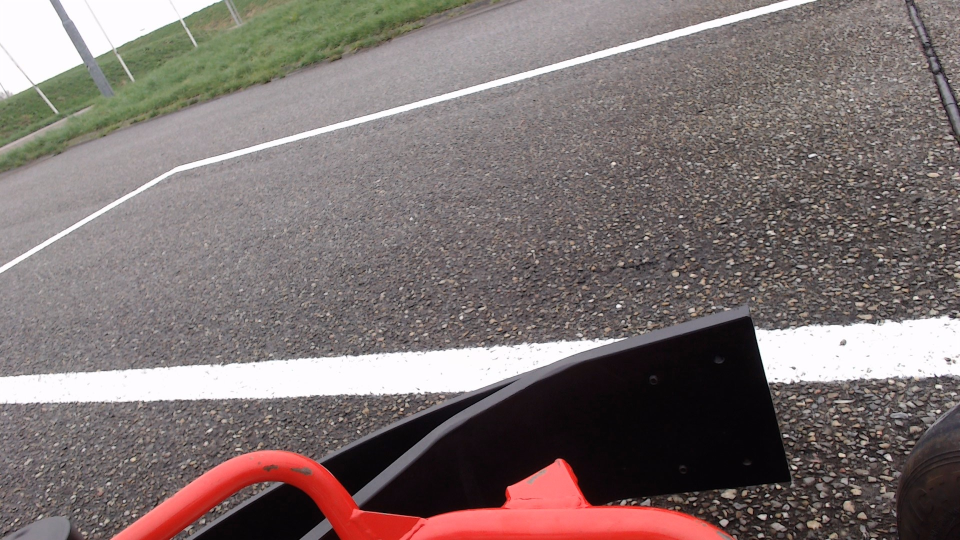
#> input picture src/Research/data/3.jpg, 1920 x 1080 px (shown at 1/2 size)
$ python line_detection.py
#> lines starting #> are read from the running program, lines starting #| are printed output that depends on the picture; after the words box and inside, x2 and y2 are one past the last pixel; in counts of white or black regions, pixels touching at a corner belong together
import cv2
import numpy as np


def resize_image(image, target_width, target_height) -> np.ndarray:
    """Resize an image to a target width and height.

    :param image: The image to resize.
    :param target_width: The target width.
    :param target_height: The target height.
    :return: The resized image.
    """

    resized_image = cv2.resize(image, (target_width, target_height))
    return resized_image

def detect_edges(image) -> np.ndarray:
    """Detect edges in an image.

    :param image: The image to detect edges in.
    :return: The image with edges detected.
    """

    blurred_image = cv2.GaussianBlur(image, (5, 5), 0)
    #perform a Gaussian blur on the image to reduce noise

    edges = cv2.Canny(blurred_image, 160, 255)  # --> Canny(image, low_threshold, high_threshold)
    cv2.imshow('Edges Detected', resize_image(edges, 1191, 591))
    cv2.waitKey(0)
    cv2.destroyAllWindows()
    return edges

def display_lines(image, lines) -> np.ndarray:
    """Display found lines on the image.

    :param image: The image to display the lines on.
    :param lines: The lines to display.
    :return: The image with the lines displayed.
    """

    line_image = np.zeros_like(image)
    if lines is not None:
        for line in lines:
            x1, y1, x2, y2 = line.reshape(4)
            cv2.line(line_image, (x1, y1), (x2, y2), (255, 0, 0), 10)
    return line_image

def detect_lanes(image) -> np.ndarray:
    """Detect lanes in an image.

    :param image: The image to detect lanes in.
    :return: The image with lanes detected.
    """

    edges = detect_edges(image)
    lines = cv2.HoughLinesP(edges, 3, np.pi / 180, threshold=80, minLineLength=30, maxLineGap=4)
    for line in lines:
        x1, y1, x2, y2 = line[0]
        cv2.line(image, (x1, y1), (x2, y2), (0, 255, 0), 2)
    return image

def filter_white(image) -> np.ndarray:
    """Filter white pixels from an image.

    :param image: The image to filter white pixels from.
    :return: The image with white pixels filtered.
    """

    hsv_image = cv2.cvtColor(image, cv2.COLOR_BGR2HSV)
    lower_white = np.array([0, 0, 200])
    upper_white = np.array([180, 30, 255])
    mask = cv2.inRange(hsv_image, lower_white, upper_white)
    white_filtered_image = cv2.bitwise_and(image, image, mask=mask)
    cv2.imshow('White filter', resize_image(white_filtered_image, 1191, 591))

    return white_filtered_image

def overlay_images(image1, image2, alpha) -> np.ndarray:
    """Overlay two images with a given alpha value.

    :param image1: The first image.
    :param image2: The second image.
    :param alpha: The alpha value.
    :return: The overlayed image.
    """

    image2_rescaled = cv2.resize(image2, (image1.shape[1], image1.shape[0]))
    overlay = cv2.addWeighted(image1, 1 - alpha, image2_rescaled, alpha, 0)

    return overlay

image = cv2.imread('data/3.jpg')
#> image is the input picture: shape (1080, 1920, 3); mean B, G, R 112.7, 114.2, 126.1
# Load the image
white_filtered_image = filter_white(resize_image(image, 1191, 591))
#> in resize_image, `resized_image = cv2.resize(image, (target_width, target_height))`:
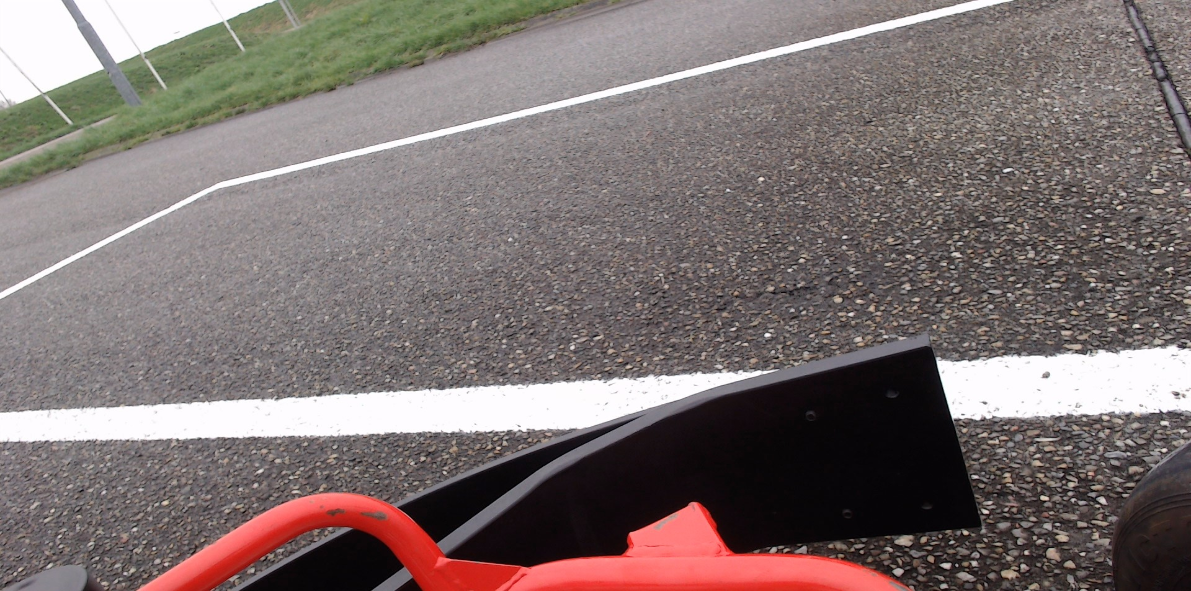
#> resized_image: shape (591, 1191, 3); mean B, G, R 112.6, 114.1, 125.9
#> in filter_white, `hsv_image = cv2.cvtColor(image, cv2.COLOR_BGR2HSV)`: hsv_image: shape (591, 1191, 3); mean H, S, V 92.4, 38.1, 127
#> in filter_white, `mask = cv2.inRange(hsv_image, lower_white, upper_white)`:
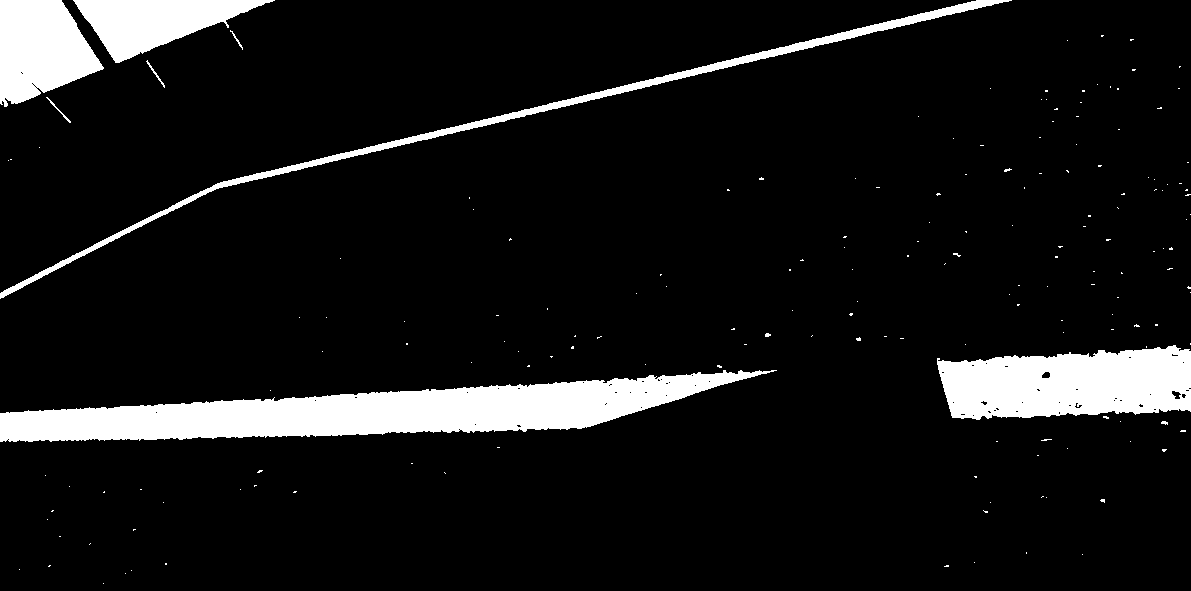
#> mask: shape (591, 1191); 9% white; 178 white regions (169 under 20 px), largest, box (x1, y1, x2, y2) and area: (0, 370, 777, 442) 26842, (937, 345, 1191, 420) 14761, (0, 0, 104, 107) 7789
# Filter the white pixels from the image

output_image = detect_lanes(white_filtered_image)
#> in detect_edges, `edges = cv2.Canny(blurred_image, 160, 255)`:
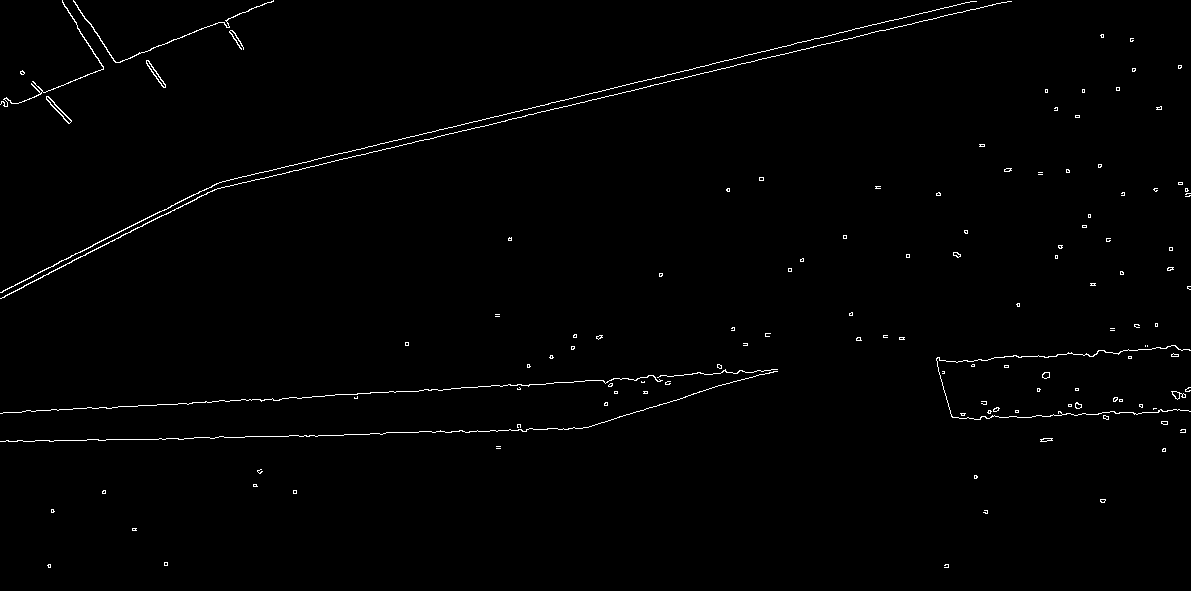
#> edges: shape (591, 1191); 0.95% white in thin lines or dots
#> in detect_lanes, `lines = cv2.HoughLinesP(edges, 3, np.pi / 180, threshold=80, minLineLe..`: lines = 33 rows, first 6: [112, 407, 192, 403], [477, 121, 761, 51], [214, 189, 411, 143], [588, 100, 736, 65], [98, 440, 178, 438], [464, 431, 557, 428]
#> the loop in detect_lanes, `for line in lines:` made 33 passes
#> (x1, y1, x2, y2) on passes 1 to 12: (112, 407, 192, 403), (477, 121, 761, 51), (214, 189, 411, 143), (588, 100, 736, 65), (98, 440, 178, 438), (464, 431, 557, 428), (451, 388, 490, 386), (17, 103, 103, 69), (293, 165, 473, 121), (883, 30, 971, 9), (1, 292, 206, 188), (4, 297, 114, 239)
#> after the loop in detect_lanes, `for line in lines:`:
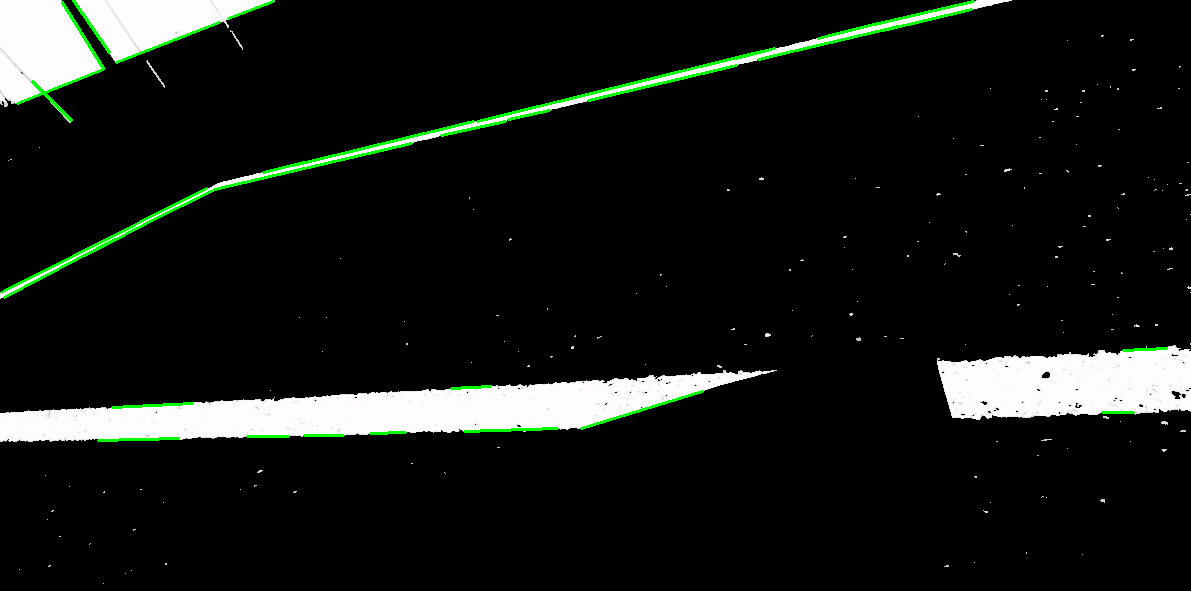
#> image: shape (591, 1191, 3); mean B, G, R 21, 23.9, 21
# Detect the lanes in the image


image1 = resize_image(image, 1191, 591)
image2 = output_image
alpha = 0.5
overlay = overlay_images(image1, image2, alpha)
#> in overlay_images, `overlay = cv2.addWeighted(image1, 1 - alpha, image2_rescaled, alpha, 0)`:
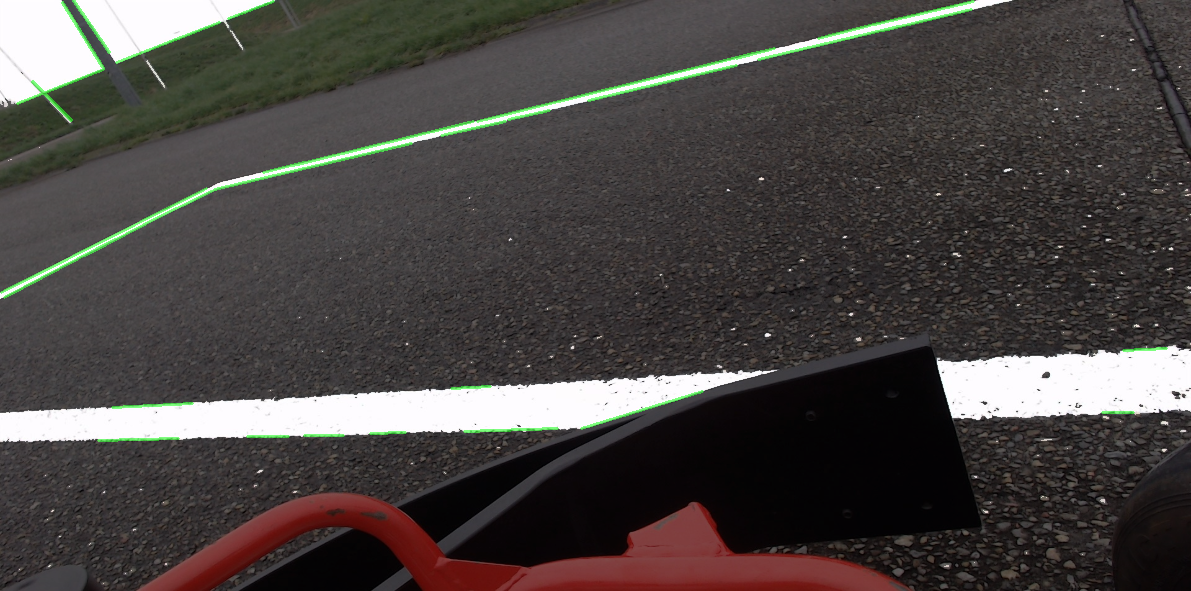
#> overlay: shape (591, 1191, 3); mean B, G, R 66.8, 69, 73.5

cv2.imshow('Overlay', resize_image(output_image, 1191, 591))
cv2.waitKey(0)
cv2.destroyAllWindows()

$ run again, with src/Research/data/1.jpg copied over src/Research/data/3.jpg
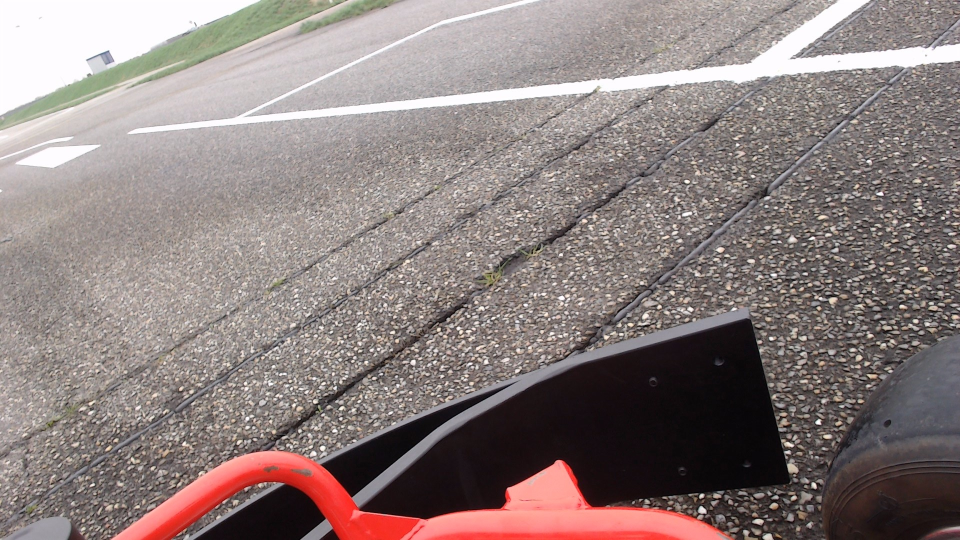
#> input picture src/Research/data/1.jpg, 1920 x 1080 px (shown at 1/2 size)
#> image is the input picture: shape (1080, 1920, 3); mean B, G, R 125.8, 127.7, 140.8
#> hsv_image: shape (591, 1191, 3); mean H, S, V 63.2, 35.6, 141.2
#> mask: shape (591, 1191); 11.8% white; 3179 white regions (3101 under 20 px), largest, box (x1, y1, x2, y2) and area: (0, 0, 1191, 196) 46445, (0, 0, 323, 126) 20374, (684, 0, 700, 6) 50
#> in detect_edges, `edges = cv2.Canny(blurred_image, 160, 255)`:
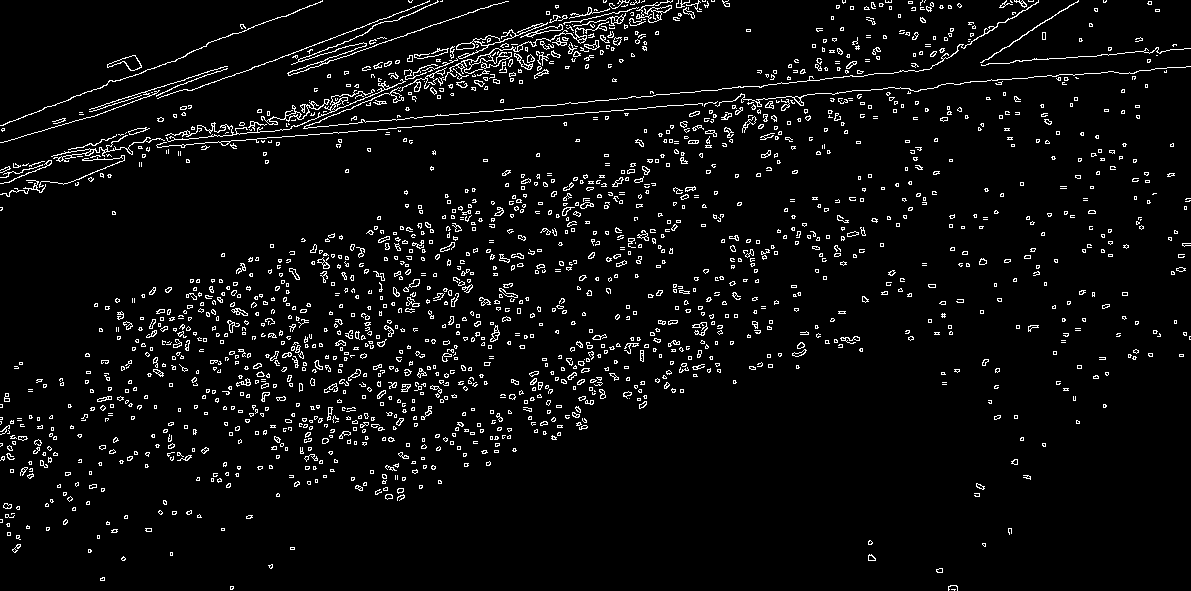
#> edges: shape (591, 1191); 4.8% white in thin lines or dots
#> lines = 46 rows, first 6: [1097, 55, 1143, 51], [748, 100, 785, 97], [57, 160, 90, 154], [315, 109, 348, 102], [578, 102, 655, 95], [511, 53, 544, 43]
#> the loop in detect_lanes, `for line in lines:` made 46 passes
#> in overlay_images, `overlay = cv2.addWeighted(image1, 1 - alpha, image2_rescaled, alpha, 0)`:
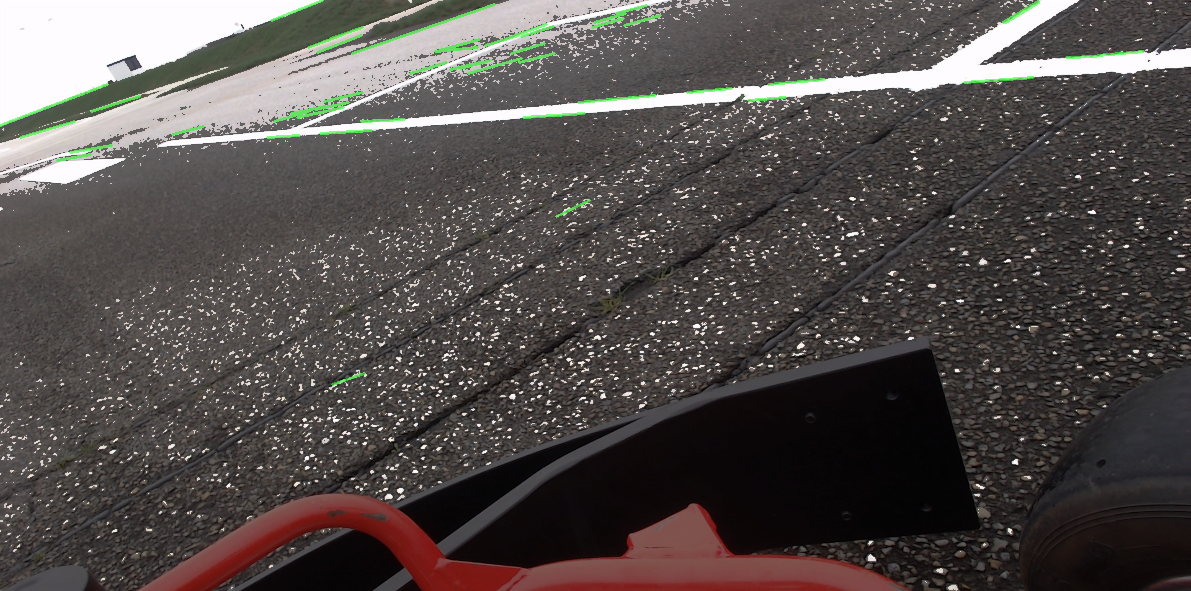
#> overlay: shape (591, 1191, 3); mean B, G, R 75.7, 77.7, 83.4

$ run again, with src/Research/data/4.jpg copied over src/Research/data/3.jpg
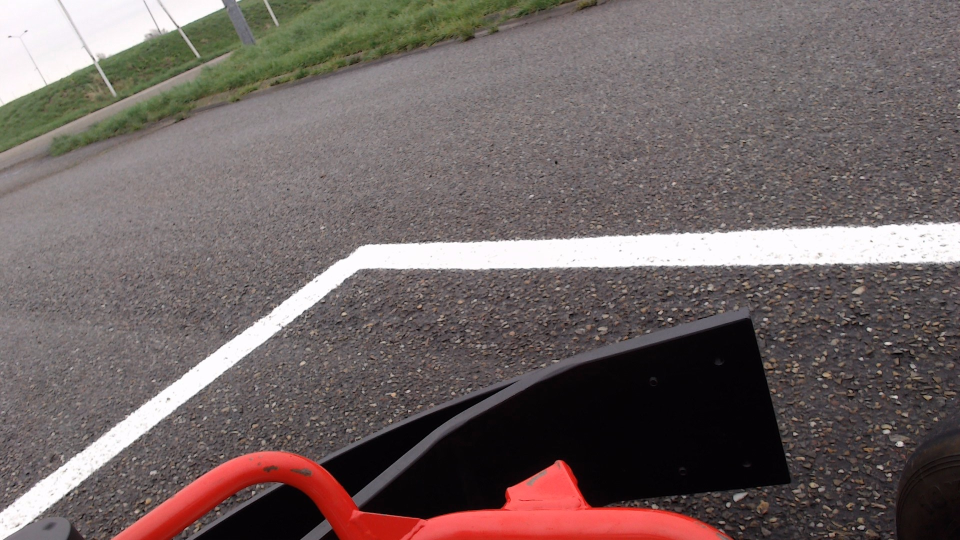
#> input picture src/Research/data/4.jpg, 1920 x 1080 px (shown at 1/2 size)
#> image is the input picture: shape (1080, 1920, 3); mean B, G, R 98.9, 100.5, 112.5
#> hsv_image: shape (591, 1191, 3); mean H, S, V 95.8, 43.5, 113.2
#> mask: shape (591, 1191); 7.9% white; 19 white regions (17 under 20 px), largest, box (x1, y1, x2, y2) and area: (0, 243, 1191, 591) 38876, (0, 0, 278, 117) 16767
#> edges: shape (591, 1191); 0.56% white in thin lines or dots
#> lines = 30 rows, first 6: [1111, 246, 1141, 245], [99, 527, 369, 345], [286, 373, 325, 348], [980, 250, 1026, 249], [158, 455, 308, 358], [855, 291, 907, 290]
#> the loop in detect_lanes, `for line in lines:` made 30 passes
#> after the loop in detect_lanes, `for line in lines:`:
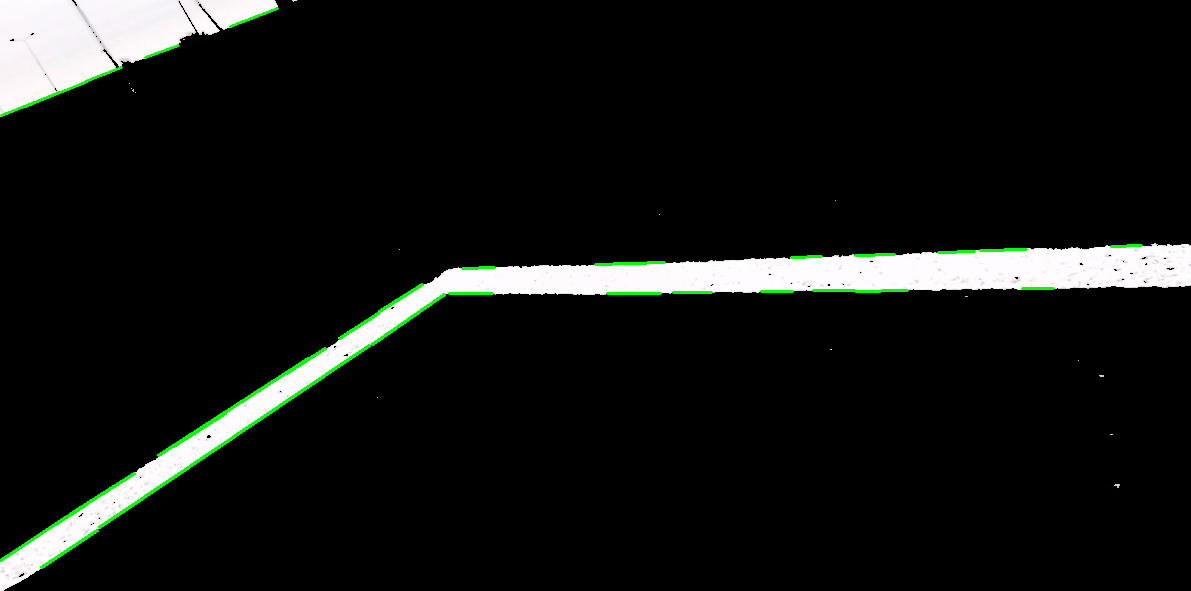
#> image: shape (591, 1191, 3); mean B, G, R 18.7, 20.6, 18.8
#> in overlay_images, `overlay = cv2.addWeighted(image1, 1 - alpha, image2_rescaled, alpha, 0)`:
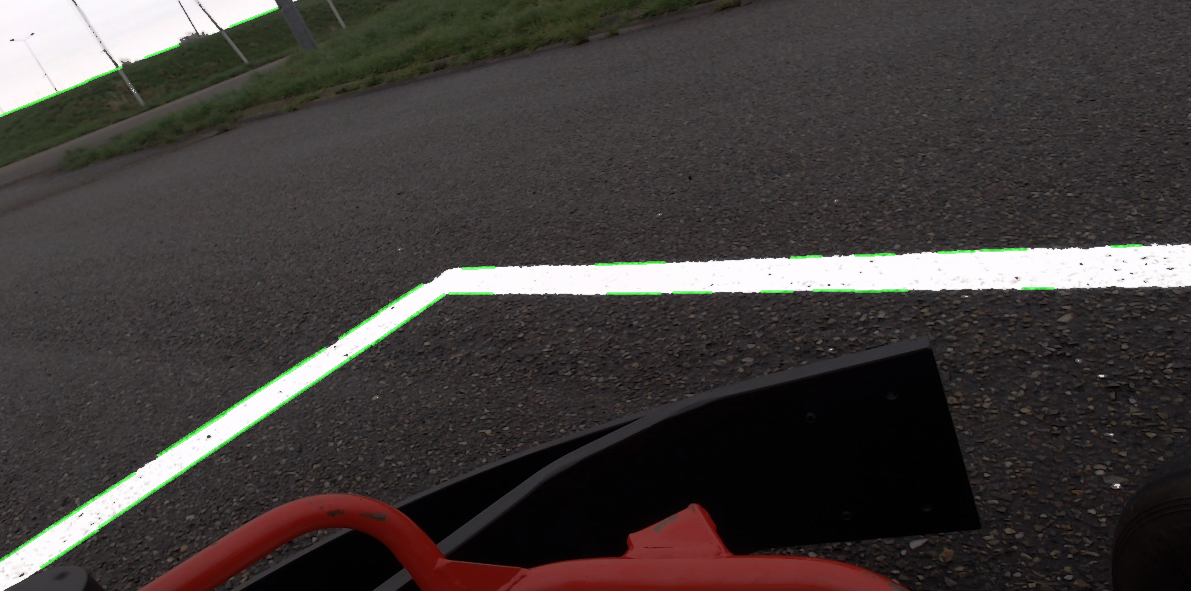
#> overlay: shape (591, 1191, 3); mean B, G, R 58.8, 60.5, 65.6
